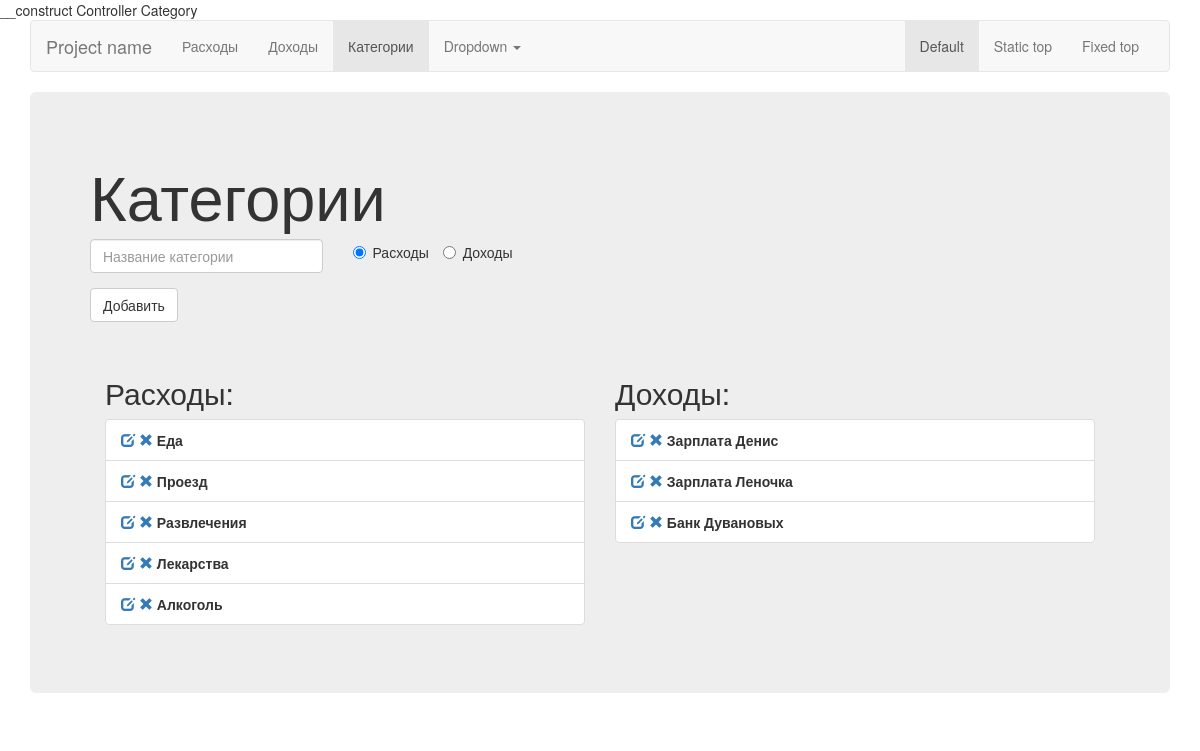
The page /Category on the database its author committed.
### tables this page shows
CREATE TABLE `category` (
  `id` int(11) NOT NULL,
  `name` varchar(128) NOT NULL,
  `type` varchar(128) NOT NULL DEFAULT 'Pay'
);

### Controllers/Category.php (called while the page is built, shortened)
<?php
class Category
    extends Controller
{
    private $M_Category;
    public function __construct()
    {
        $this->M_Category = new M_Category();
    }
    public function index()
    {
        $data['categories_pays'] = $this->M_Category->getAllPays();
        $data['categories_incomes'] = $this->M_Category->getAllIncomes();
        $data['error'] = $this->M_Category->error_validation;
        $this->render($data);
    }
}

### Controllers/Controller.php (called while the page is built, shortened)
<?php
abstract class Controller
{
    protected $main_teamplate;
    function render($data, $view = 'Index')
    {
        $controller_name = $this->main_teamplate;
        return include (__DIR__ . '\..\View\\' . $this->main_teamplate . '\\' . $view . '.php');
    }
}

### index.php (called while the page is built, shortened)
<?php
$Route = new  Route($_SERVER['REQUEST_URI']);
$Route::start();
?>

### Models/Category.php (called while the page is built, shortened)
<?php
class Category
{
    protected $DB;
    function __construct()
    {
        $this->DB = DB::getInstance()->getConnection();
    }
    protected function get($sql)
    {
        try
        {
            $result = $this->DB->prepare($sql);
            $result->execute();
            return $result->fetchAll(PDO::FETCH_CLASS);
        }
        catch(PDOException $e)
        {
            echo $e->getMessage();
            return false;
        }
    }
    function getAllPays()
    {
        $sql = "SELECT * FROM `" . self::TABLE_NAME . "` WHERE type = 'Pay'";
        return $this->get($sql);
    }
    function getAllIncomes()
    {
        $sql = "SELECT * FROM `" . self::TABLE_NAME . "` WHERE type = 'Income'";
        return $this->get($sql);
    }
}

### Models/DB.php (called while the page is built, shortened)
<?php
class DB
{
    protected $connection;
    private static $_instance;
    private function __construct(){
        $DB_host = "localhost";
        $DB_user = "root";
        $DB_pass = "";
        $DB_name = "bookkeeping";
        try
        {
            $this->connection = new PDO("mysql:host={$DB_host};dbname={$DB_name}",$DB_user,$DB_pass);
            $this->connection->exec("set names utf8");
            $this->connection->setAttribute(PDO::ATTR_ERRMODE, PDO::ERRMODE_EXCEPTION);
        }
        catch(PDOException $e)
        {
            echo $e->getMessage();
        }
    }
    public static function getInstance() {
        if (null === self::$_instance) {
            self::$_instance = new self();
        }
        return self::$_instance;
    }
    public function getConnection()
    {
        return $this->connection;
    }
}

### View/Category/Index.php (the view, shortened to what this page needs)
<?php include_once(__DIR__ . '\..\Header.php'); ?>
<div class="jumbotron">
    <h1>Категории</h1>
    <form action="/<?= $controller_name ?>/" method="post">
        <div class="row">
            <div class="col-lg-3">
                <div class="form-group">
                    <input type="text" min="0" step="1" class="form-control" id="exampleInputEmail1" placeholder="Название категории" name="name">
                </div>
            </div>
            <div class="col-lg-3">
                <div class="form-group">
                    <label class="radio-inline"><input type="radio" name="type" value="Pay" checked>Расходы</label>
                    <label class="radio-inline"><input type="radio" name="type" value="Income">Доходы</label>
                </div>
            </div>
        </div>
        <button type="submit" class="btn btn-default">Добавить</button>
        <br/>
        <br/>
    </form>
    <div class="container">
        <div class="row">
            <div class='col-sm-6'>
                <h2>Расходы: </h2>
                <ul class="list-group">
                    <?php
                    $output = '';
                    foreach ($categories_pays as $category){
                        $output .= '<li class="list-group-item">
                                    <a href="/'. $controller_name .'/edit/' . $category->id . '"><span class="glyphicon glyphicon glyphicon-edit" aria-hidden="true"></span></a>
                                    <a href="/'. $controller_name .'/delete/' . $category->id . '"><span class="glyphicon glyphicon-remove" aria-hidden="true"></span></a>
                                    <strong>' . $category->name . '</strong> </li>';
                    }
                    echo $output;
                    ?>
                </ul>
            </div>
            <div class='col-sm-6'>
                <h2>Доходы: </h2>
                <ul class="list-group">
                    <?php
                    $output = '';
                    foreach ($categories_incomes as $category){
                        $output .= '<li class="list-group-item">
                                    <a href="/'. $controller_name .'/edit/' . $category->id . '"><span class="glyphicon glyphicon glyphicon-edit" aria-hidden="true"></span></a>
                                    <a href="/'. $controller_name .'/delete/' . $category->id . '"><span class="glyphicon glyphicon-remove" aria-hidden="true"></span></a>
                                    <strong>' . $category->name . '</strong> </li>';
                    }
                    echo $output;
                    ?>
                </ul>
            </div>
        </div>
    </div>
</div>
</div>
</body>
</html>

### rows shown on the page
category: name "Еда"
category: name "Проезд"
category: name "Развлечения"
category: name "Лекарства"
category: name "Алкоголь"
category: name "Зарплата Денис"
category: name "Зарплата Леночка"
category: name "Банк Дувановых"
